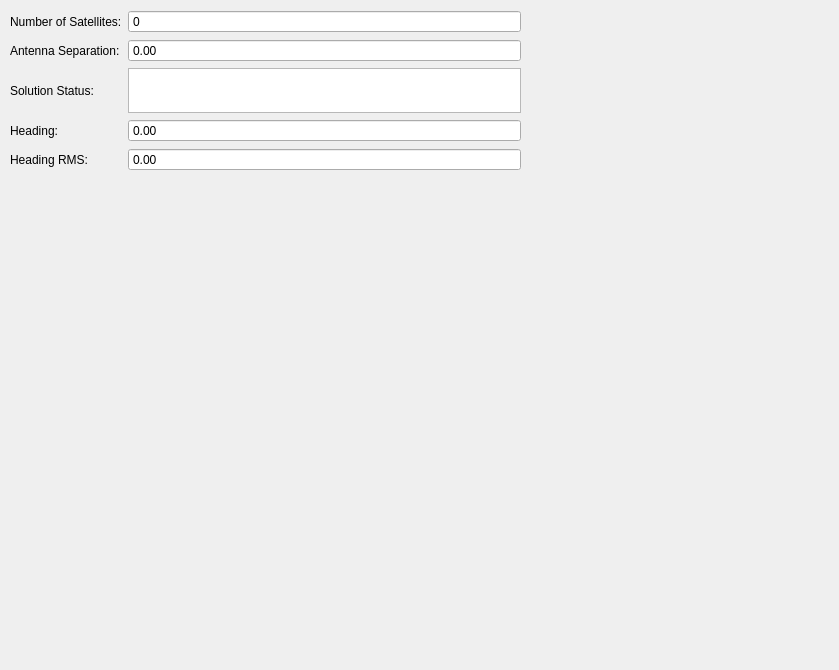
<?xml version="1.0" encoding="UTF-8"?>
<ui version="4.0">
 <class>GAMSControl</class>
 <widget class="QWidget" name="GAMSControl">
  <property name="geometry">
   <rect>
    <x>0</x>
    <y>0</y>
    <width>839</width>
    <height>670</height>
   </rect>
  </property>
  <property name="windowTitle">
   <string>Form</string>
  </property>
  <widget class="QWidget" name="gridLayoutWidget_2">
   <property name="geometry">
    <rect>
     <x>10</x>
     <y>10</y>
     <width>511</width>
     <height>161</height>
    </rect>
   </property>
   <layout class="QGridLayout" name="gamsLayout">
    <item row="0" column="0">
     <widget class="QLabel" name="satGAMSLabel">
      <property name="text">
       <string>Number of Satellites:</string>
      </property>
     </widget>
    </item>
    <item row="0" column="1">
     <widget class="QSpinBox" name="satGAMSSpinBox">
      <property name="readOnly">
       <bool>true</bool>
      </property>
      <property name="buttonSymbols">
       <enum>QAbstractSpinBox::NoButtons</enum>
      </property>
     </widget>
    </item>
    <item row="1" column="0">
     <widget class="QLabel" name="antennaLabel">
      <property name="text">
       <string>Antenna Separation:</string>
      </property>
     </widget>
    </item>
    <item row="1" column="1">
     <widget class="QDoubleSpinBox" name="antennaSpinBox">
      <property name="readOnly">
       <bool>true</bool>
      </property>
      <property name="buttonSymbols">
       <enum>QAbstractSpinBox::NoButtons</enum>
      </property>
     </widget>
    </item>
    <item row="2" column="0">
     <widget class="QLabel" name="statusLabel">
      <property name="text">
       <string>Solution Status:</string>
      </property>
     </widget>
    </item>
    <item row="2" column="1">
     <widget class="QTextBrowser" name="statusText"/>
    </item>
    <item row="3" column="0">
     <widget class="QLabel" name="headingLabel">
      <property name="text">
       <string>Heading:</string>
      </property>
     </widget>
    </item>
    <item row="3" column="1">
     <widget class="QDoubleSpinBox" name="headingSpinBox">
      <property name="readOnly">
       <bool>true</bool>
      </property>
      <property name="buttonSymbols">
       <enum>QAbstractSpinBox::NoButtons</enum>
      </property>
     </widget>
    </item>
    <item row="4" column="0">
     <widget class="QLabel" name="headingRMSLabel">
      <property name="text">
       <string>Heading RMS:</string>
      </property>
     </widget>
    </item>
    <item row="4" column="1">
     <widget class="QDoubleSpinBox" name="headingRMSSpinBox">
      <property name="readOnly">
       <bool>true</bool>
      </property>
      <property name="buttonSymbols">
       <enum>QAbstractSpinBox::NoButtons</enum>
      </property>
     </widget>
    </item>
   </layout>
  </widget>
 </widget>
 <resources/>
 <connections/>
</ui>
